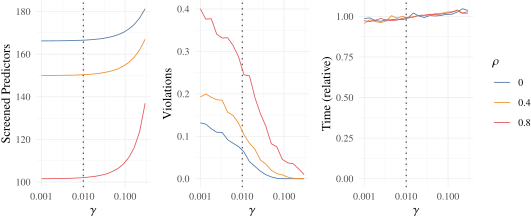

Source code (R):
library(tibble)
library(tidyr)
library(dplyr)
library(tikzDevice)
library(ggplot2)
library(patchwork)

source("R/utils.R")

theme_set(theme_minimal(base_size = 9))

fig_width <- 5.6
fig_height <- 2.4

conf_level <- 0.05

d_raw <- readRDS("results/gamma.rds") %>%
  as_tibble() %>%
  filter(converged == TRUE)

d1 <-
  d_raw %>%
  mutate(
    rho = factor(rho, ordered = TRUE)
  ) %>%
  group_by(rho) %>%
  mutate(mean_group_time = mean(time)) %>%
  group_by(rho, gamma) %>% 
  summarize(
    mean_time = mean(time) / max(mean_group_time),
    abs_time = mean(time),
    mean_violations = mean(violations),
    mean_active = mean(active),
    mean_screened = mean(screened)
  )

cols <- c("#4e79a7", "#f28e2b", "#e15759")

p_violations <- 
  ggplot(d1, aes(gamma, mean_violations, color = rho)) +
    geom_vline(xintercept = 0.01, linetype = 3, color = "black") +
    geom_line() +
    scale_x_log10() +
    scale_color_manual(values = cols) +
    labs(color = "$\\rho$", y = "Violations", x = "$\\gamma$")

p_time <-
  ggplot(d1, aes(gamma, mean_time, color = rho)) +
    geom_vline(xintercept = 0.01, linetype = 3, color = "black") +
    geom_line() +
    scale_x_log10() +
    ylim(0, NA) +
    scale_color_manual(values = cols) +
    labs(color = "$\\rho$", y = "Time (relative)", x = "$\\gamma$")

p_screened <-
  ggplot(d1, aes(gamma, mean_screened, color = rho)) +
    geom_vline(xintercept = 0.01, linetype = 3, color = "black") +
    geom_line() +
    scale_x_log10() +
    scale_color_manual(values = cols) +
    labs(color = "$\\rho$", y = "Screened Predictors", x = "$\\gamma$")

options(
  tikzDocumentDeclaration =
    "\\documentclass[10pt]{article}\n\\usepackage{newtxtext,newtxmath}\n"
)

file <- "figures/gamma.tex"
tikz(file, width = fig_width, height = fig_height, standAlone = TRUE)
p_screened + p_violations + p_time + plot_layout(guides = "collect")
dev.off()
renderPdf(file)
